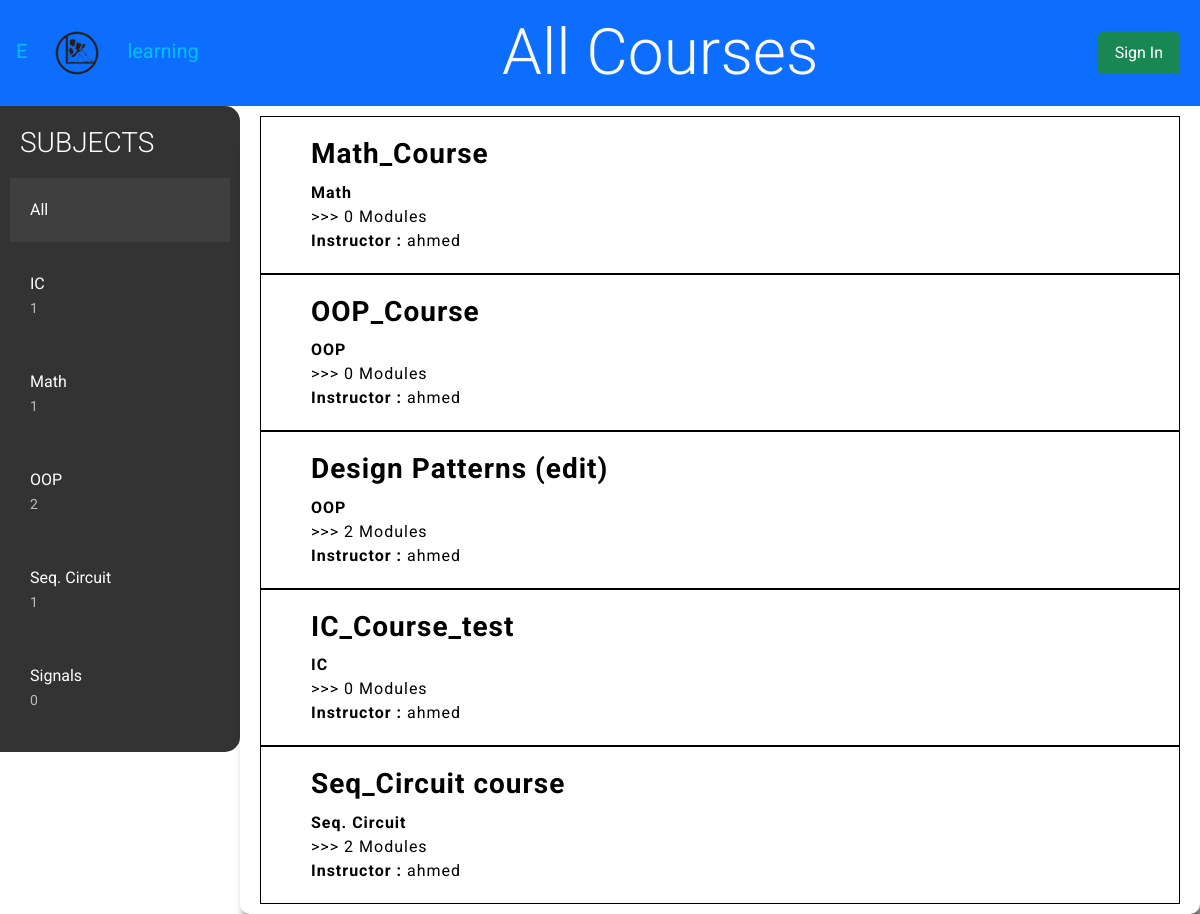
The page / on the database its author committed.
### courses/models.py (models this page shows, shortened)
class Subject(models.Model):
    title = models.CharField(max_length=200)
    slug = models.SlugField(max_length=200, unique=True)
    class Meta:
        ordering = ['title']
    def __str__(self):
        return self.title

class Course(models.Model):
    owner = models.ForeignKey(User, related_name="courses_created", on_delete=models.CASCADE)
    subject = models.ForeignKey(Subject, related_name="courses", on_delete=models.CASCADE)
    title = models.CharField(max_length=200)
    overview = models.TextField()
    slug = models.CharField(max_length=200, unique=True)
    created = models.DateTimeField(auto_now_add=True)
    students = models.ManyToManyField(User, related_name="courses_joined", blank=True)
    class Meta:
        ordering = ['-created']

### courses/views.py (the view)
# urls.py: path('', CourseListView.as_view(), name='course_list'),
class CourseListView(TemplateResponseMixin, View):
    model = Course
    template_name = 'courses/course/list.html'
    def get(self, request, subject=None):
        subjects = Subject.objects.annotate(total_courses=Count('courses'))
        all_courses = Course.objects.annotate(total_modules=Count('modules'))
        if subject:
            subject = get_object_or_404(Subject, slug=subject)
            courses = all_courses.filter(subject=subject)
        else:
            courses = all_courses
        return self.render_to_response({
            'subjects': subjects,
            'subject': subject,
            'courses': courses
        })

### courses/templates/courses/course/list.html (shortened to what this page needs)
{% extends 'base.html' %}
{% load static %}
{% block page_title %}
        {% if subject %}
            {{ subject.title }} Courses
        {% else %}
            All Courses
        {% endif %}
{% endblock %}
{% block content %}
    <div class="contents hover-style">
        <h3 class="my_button">Subjects</h3>
        <ul id="course-modules">
            <li {% if not subject %}class="selected" {% endif %}>
                <a href="{% url 'course_list' %}">All</a>
            </li>
            {% for s in subjects %}
                <li {% if subject == s %}class="selected" {% endif %}>
                    <a href="{% url 'course_list_subject' s.slug %}">
                        {{ s.title }}
                        <br>
                        <span>{{ s.total_courses }}</span>
                    </a>
                </li>
            {% endfor %}
        </ul>
    </div>
    <div class="module shadow-style" >
        {% for course in courses %}
            {% with subject=course.subject %}
                <div class="hover-style module-content">
                    <h3>
                    <a href="{% url 'course_detail' course.slug %}">
                        {{ course.title }}
                    </a>
                </h3>
                <p>
                    <a href="{% url 'course_list_subject' subject.slug %}">{{ subject }}</a>
                    <br>
                    >>> {{ course.total_modules }} Modules
                    <br>
                    <b>Instructor : </b> {{ course.owner }}
                </p>
                </div>
            {% endwith %}
        {% endfor %}
    </div>
{% endblock %}

### courses/templates/base.html (shortened to what this page needs)
{% load static %}
<!DOCTYPE html>
<html lang="en">
<head>
    <link rel="stylesheet" href="{% static 'bootstrap/css/bootstrap.min.css' %}">
    <link rel="stylesheet" href="{% static 'bootstrap/css/bootstrap.css' %}">
    <link rel="stylesheet" href="{% static 'base.css' %}">
</head>
<body>
    <ul class="nav container-fluid bg-primary d-flex flex-md-row flex-column  justify-content-between align-items-center">
        <li class="navbar-brand ">
            <a class="nav-link" href="/">
               E<img src="{% static 'imgs/logo.png' %}" alt="site-logo" width="100px">learning
            </a>
        </li>
        <li class="nav-item display-3 text-light">
                     {% block page_title %}{% endblock %}
                </li>
                <li class="nav-item m-2">
                    {% if request.user.is_authenticated %}
                        <a class="nav-link btn btn-light" href="{% url 'logout' %}">Sign Out</a>
                    {% else %}
                        <a class="nav-link btn btn-success" href="{% url 'login' %}">Sign In</a>
                    {% endif %}
                </li>
    </ul>
    <div id="content">
        {% block content %}{% endblock %}
    </div>
</body>
</html>

### courses/static/base.css (style rules this page uses)
body { width: 100%; margin:0; font-family:'Roboto', sans-serif; font-weight:400; color: deepskyblue; }
a { color:deepskyblue; text-decoration:none; }
ul { float:left; }
h1, h2, h3, h4, h5, h6 { font-family:'Roboto', sans-serif; font-weight:300; }
.my_button { user-select: none; color: #fff; text-transform: uppercase; padding: 10px; border-radius: 5px; display: inline-block; border: none; transition: all 0.4s ease 0s; }
.shadow-style { border-radius: 10px; padding: 10px; background: #434343; letter-spacing: 1px; box-shadow: 5px 40px 10px rgba(0,0,0,0.57); transition: all 0.4s ease 0s; color: deepskyblue; }
.contents { width:20%; padding:10px; float:left; background:#333; color: #fff; font-family:'Roboto', sans-serif; border-bottom-right-radius: 15px; border-top-right-radius: 15px; }
.contents ul { list-style:none; margin:0; padding:0; width:100%; }
.contents ul li { margin:0 0 10px 0; padding:4px 10px 10px; overflow:auto; }
.contents ul li.selected { background:#3f3f3f; }
.contents ul span { text-transform:uppercase; color:#bbb; font-size:14px; }
.contents ul a { display:block; color:#fff; text-decoration:none; }
#course-modules { list-style:none; overflow:auto; }
#course-modules li { padding:20px; overflow:auto; }
.module { padding:10px 20px; float:left; width:80%; background: white; color: black; }
.module h3 { margin:20px 0 0; padding:0; width:100%; }
.module p { margin:10px 0 20px; width:100%; }
.module a { color: black; font-weight: bold; }
.module-content { padding-left: 50px; border: 1px solid black; }

### rows shown on the page
Subject: title "IC", total_courses "1"
Subject: title "Math", total_courses "1"
Subject: title "OOP", total_courses "2"
Subject: title "Seq. Circuit", total_courses "1"
Subject: title "Signals", total_courses "0"
Course: title "Math_Course", subject "Math", total_modules "0", owner "ahmed"
Course: title "OOP_Course", subject "OOP", total_modules "0", owner "ahmed"
Course: title "Design Patterns (edit)", subject "OOP", total_modules "2", owner "ahmed"
Course: title "IC_Course_test", subject "IC", total_modules "0", owner "ahmed"
Course: title "Seq_Circuit course", subject "Seq. Circuit", total_modules "2", owner "ahmed"
